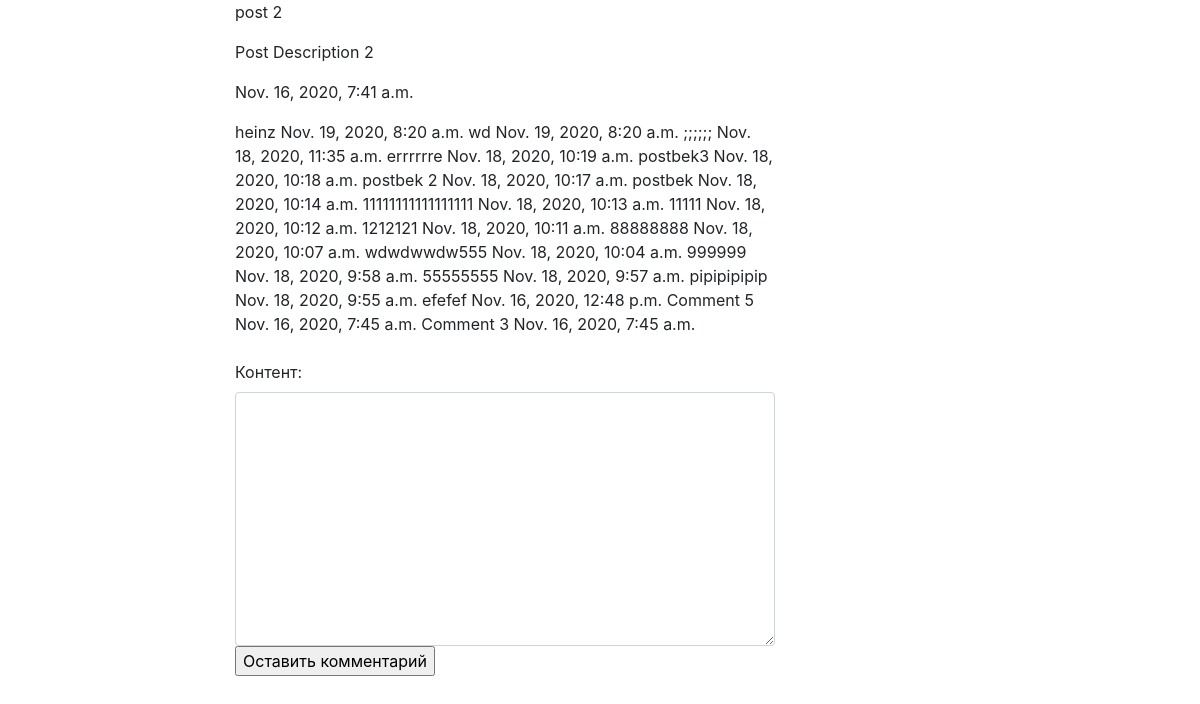
/posts/post-2/, run on an earlier commit of the app's database.
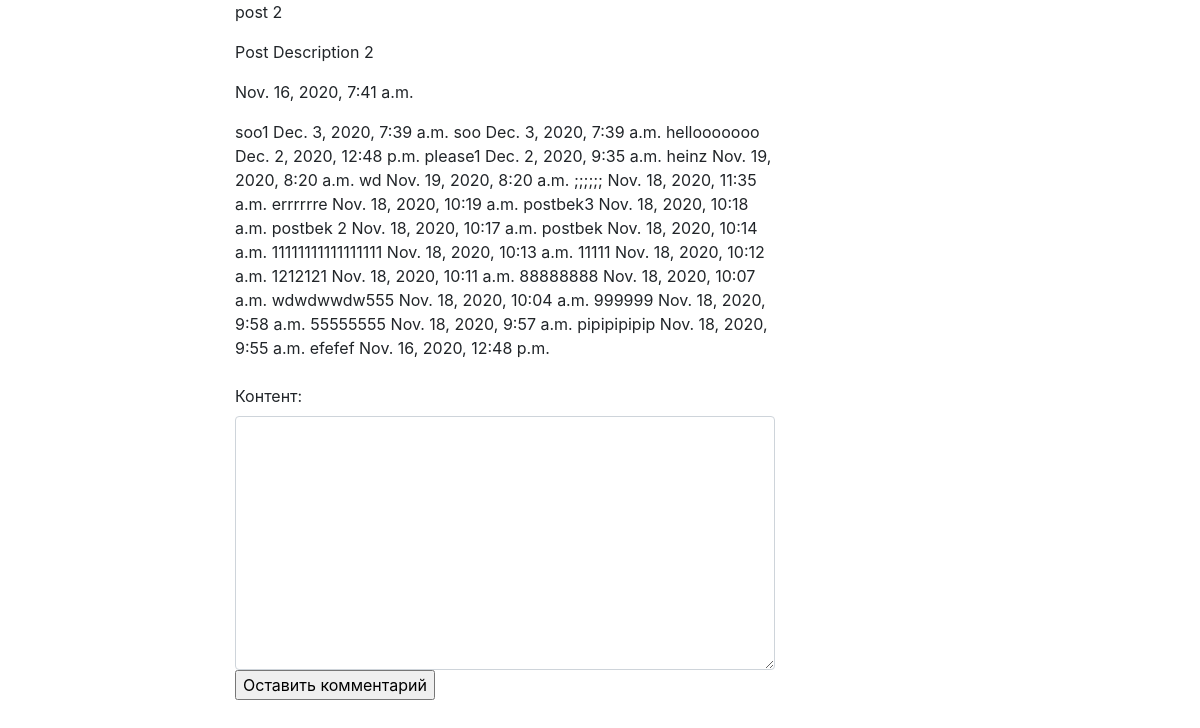
And on a later commit of the database.
### posts/models.py (models this page shows, shortened)
class Post(models.Model):
    title = models.CharField(max_length=150,
                            verbose_name='Название поста')
    slug = models.SlugField(max_length=150,
                            verbose_name='Слаг поста',
                            blank=True)
    body = models.TextField(blank=True,
                            verbose_name='Описание поста')
    date_pub = models.DateTimeField(auto_now_add=True,
                                    verbose_name='Время создания поста')

### comments/models.py (models this page shows, shortened)
class Comment(models.Model):
    user = models.ForeignKey(
        User,
        on_delete=models.CASCADE,
        related_name='user_post',
        verbose_name='Пользователь'
    )
    content = models.TextField(verbose_name='Контент')
    timestamp = models.DateTimeField(auto_now_add=True,
                                    verbose_name='Время создания')
    post = models.ForeignKey(Post, on_delete=models.CASCADE,
                                    related_name='comments',
                                    verbose_name='Посты')
    class Meta:
        ordering = ['-timestamp']

### posts/views.py (the view, shortened to what this page needs)
# urls.py: path('<slug:slug>/', PostDetail.as_view(), name='detail'),
class PostDetail(DetailView):
    model = Post
    template_name = 'post_detail.html'
    success_url = reverse_lazy('posts:list')
    def get_context_data(self, **kwargs):
        context = super().get_context_data(**kwargs)
        comment_form = CommentForm(user=self.request.user,
                                    post_id=None)
        context['post'] = self.get_object
        context['comment_form'] = comment_form
        return context

### comments/forms.py (shortened to what this page needs)
class CommentForm(forms.ModelForm):
    def __init__(self, user, post_id, *args, **kwargs):
        super().__init__(*args, **kwargs)
        self.user = user
        self.post_id = post_id
    class Meta:
        model = Comment
        fields = [
            'content'
        ]
        widgets = {
            'content': forms.Textarea(
                attrs={'class': 'form-control'}
            )
        }

### posts/templates/post_detail.html (shortened to what this page needs)
{% extends 'base.html' %}
            {% block content %}
                <p>{{ post.title }}</p>
                <p>{{ post.body }}</p>
                <p>{{ post.date_pub }}</p>
                {% for comment in post.comments.all %}
                    {{ comment.content }}
                    {{ comment.timestamp }}
                {% endfor %}
                <form action="{% url 'comments:create_comment' post_id=post.pk %}" method="post">
                        {{ comment_form }}
                    <input type="submit" value='Оставить комментарий'>
                </form>
                {% endblock %}

### templates/base.html (shortened to what this page needs)
<!DOCTYPE html>
<html lang="en">
<head>
    <link rel="stylesheet" href="https://stackpath.bootstrapcdn.com/bootstrap/4.5.2/css/bootstrap.min.css">
</head>
<body>
    <div class="container">
        <div class="row">
            <div class="col-6 offset-md-2">
                {%block content%}
                {% endblock %}
            </div>
        </div>
    </div>
</body>
</html>

What changed in the data, as far as the page shows it:
removed Comment: content "Comment 5", timestamp "Nov. 16, 2020, 7:45 a.m."
removed Comment: content "Comment 3", timestamp "Nov. 16, 2020, 7:45 a.m."
added Comment: content "soo1", timestamp "Dec. 3, 2020, 7:39 a.m."
added Comment: content "soo", timestamp "Dec. 3, 2020, 7:39 a.m."
added Comment: content "hellooooooo", timestamp "Dec. 2, 2020, 12:48 p.m."
added Comment: content "please1", timestamp "Dec. 2, 2020, 9:35 a.m."
